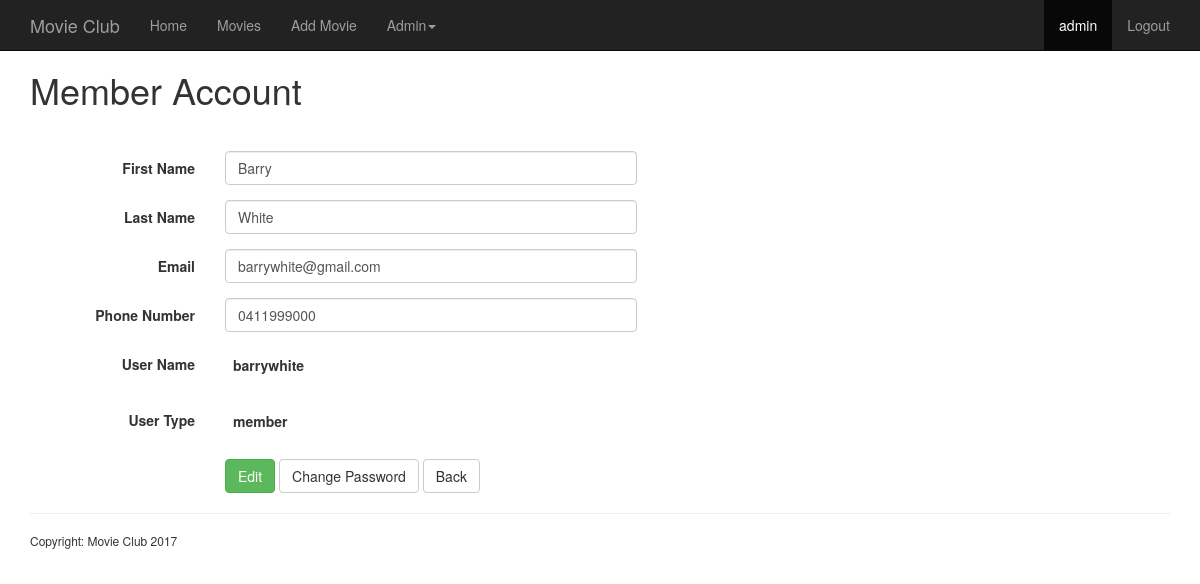
The app's page /account.php?id=9 (signed in) with its own data.
### tables this page shows
CREATE TABLE `members` (
  `MemberID` int(10) UNSIGNED NOT NULL,
  `UserType` enum('member','admin') NOT NULL DEFAULT 'member',
  `FirstName` varchar(50) DEFAULT NULL,
  `LastName` varchar(50) DEFAULT NULL,
  `Email` varchar(50) DEFAULT NULL,
  `Phone` varchar(20) DEFAULT NULL,
  `UserName` varchar(50) DEFAULT NULL,
  `Password` varchar(255) DEFAULT NULL
);

### includes/functions.php (called while the page is built, shortened)
<?php
function get_member($member_id){
  global $connection;
  $query_member = "SELECT *
                   FROM members
                   WHERE MemberID = {$member_id}";
  $result_member = mysqli_query($connection, $query_member);
  return $result_member;
}
?>

### public/account.php (the view, shortened to what this page needs)
<?php
  require_once('../includes/session.php');
  require_once('../includes/functions.php');
  include('../includes/header.php');
  $member_id = $_GET["id"];
  $result_member = "";
  get_member($member_id);
  $member = mysqli_fetch_assoc($result_member);
  $user_name = $member["UserName"];
  $user_type = $member["UserType"];
  $first_name = $member["FirstName"];
  $last_name = $member["LastName"];
  $email = $member["Email"];
  $phone = $member["Phone"];
?>
 <div class="container">
   <div class="main">
     <div class="starter-template">
       <h1>Member Account</h1>
       <form action="<?php htmlspecialchars($_SERVER['PHP_SELF']); ?>" method="post" class="form-horizontal">
        <div class="form-group">
          <div class="form-group">
            <div class="col-sm-2">
            </div>
            <div class="col-sm-5">
            </div>
          </div>
        </div>
        <div class="form-group">
          <label for="first_name" class="col-sm-2 control-label">First Name</label>
          <div class="col-sm-5">
            <input type="texbox" name="first_name" id="first_name" class="form-control" data-validation="required" value="<?php echo htmlspecialchars($first_name); ?>">
          </div>
          <div class="col-sm-5">
          </div>
        </div>
        <div class="form-group">
          <label for="last_name" class="col-sm-2 control-label">Last Name</label>
          <div class="col-sm-5">
            <input type="texbox" name="last_name" id="last_name" class="form-control" data-validation="required" value="<?php echo htmlspecialchars($last_name); ?>">
          </div>
          <div class="col-sm-5">
          </div>
        </div>
        <div class="form-group">
          <label for="email" class="col-sm-2 control-label">Email</label>
          <div class="col-sm-5">
            <input type="email" name="email" id="email" class="form-control" data-validation="required" value="<?php echo htmlspecialchars($email); ?>">
          </div>
          <div class="col-sm-5">
          </div>
        </div>
        <div class="form-group">
          <label for="phone" class="col-sm-2 control-label">Phone Number</label>
          <div class="col-sm-5">
            <input type="texbox" name="phone" id="phone" class="form-control" value="<?php echo htmlspecialchars($phone); ?>">
          </div>
          <div class="col-sm-5">
          </div>
        </div>
        <div class="form-group">
        <label for="user_name" class="col-sm-2 control-label">User Name</label>
          <div class="col-sm-5">
            <?php echo "<label style='padding:8px'>" . $user_name . "</label>"; ?>
          </div>
          <div class="col-sm-5">
          </div>
        </div>
        <div class="form-group">
          <label for="user_type" class="col-sm-2 control-label">User Type</label>
          <div class="col-sm-5">
            <?php echo "<label style='padding:8px'>" . $user_type . "</label>"; ?>
          </div>
          <div class="col-sm-5">
          </div>
        </div>
        <div class="form-group">
          <div class="col-sm-offset-2 col-sm-10">
            <input type="submit" name="submit" value="Edit" class="btn btn-success" />
            <a type="button" href="password.php" class="btn btn-default">Change Password</a>
            <?php
              if ($_SESSION["user_type"] == "admin"){
                echo "<a type='button' href='manage_members.php' class='btn btn-default'>Back</a>";
              }
            ?>
          </div>
        </div>
      </form>
     </div>
   </div>
<?php
  include('../includes/footer.php');
?>

### public/css/site.css (style rules this page uses)
.main { margin-top: 70px; }
.form-control { width: 90%; }

### records on screen
members: first_name "Barry", last_name "White", email "barrywhite@gmail.com", phone "0411999000", UserName "barrywhite", UserType "member"

### other values on screen
$user_name "admin"
